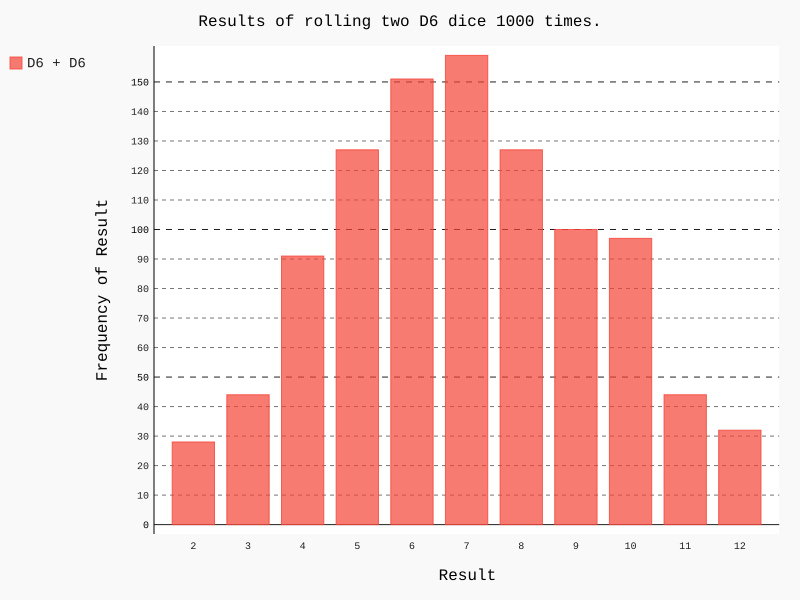

The script that drew this image:
import pygal

from die import Die

# Cria dois dados D6.
die_1 = Die()
die_2 = Die()

# Make some rolls, and store results in a list.
results = [die_1.roll() + die_2.roll() for roll_num in range(1000)]

# Analyze the results.
max_result = die_1.num_sides + die_2.num_sides
frequencies = [results.count(value) for value in range(2, max_result + 1)]

# Visualize the results.
hist = pygal.Bar()

hist.title = "Results of rolling two D6 dice 1000 times."
hist.x_labels = [str(x) for x in range(2, max_result + 1)]
hist.x_title = "Result"
hist.y_title = "Frequency of Result"

hist.add('D6 + D6', frequencies)
hist.render_to_file('dice2_visual.svg')
